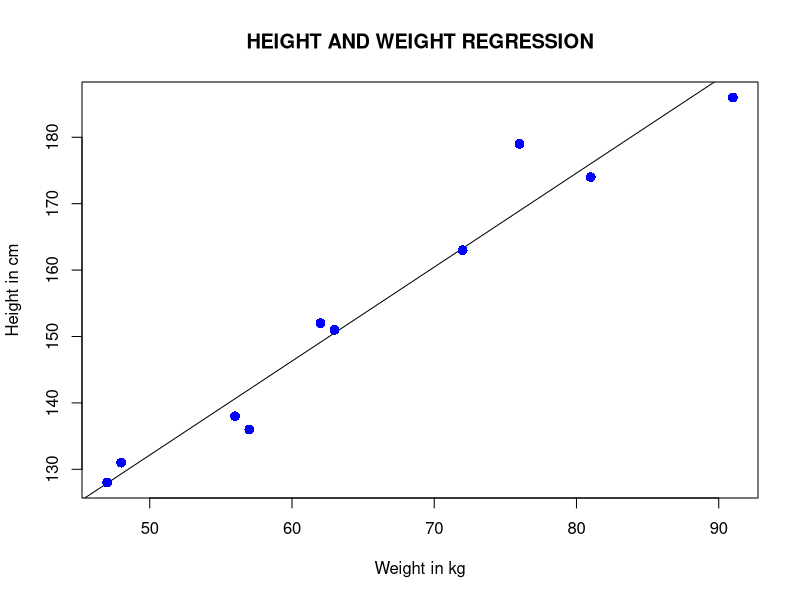

Reproduce this figure in R.
x<-c(151,174,138,186,128,136,179,163,152,131)
y<-c(63,81,56,91,47,57,76,72,62,48)
relation<-lm(y~x)
plot(y,x,col="blue",main="HEIGHT AND WEIGHT REGRESSION",abline(lm(x~y)),cex=1.3,pch=16,xlab="Weight in kg",ylab="Height in cm")